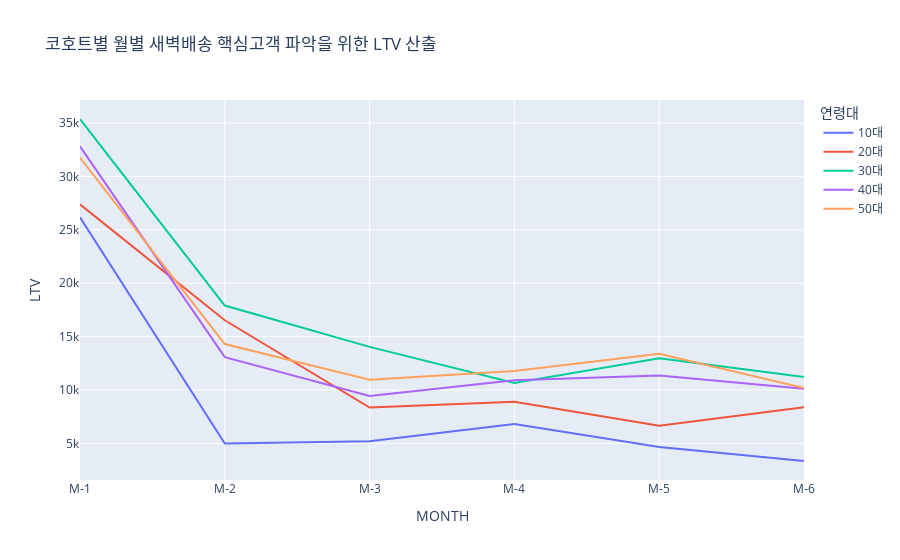

Source (notebook cell):
### Code cell
fig = px.line(ltv_data,x='ord_month',y='LTV',color='age_range',
              title = '코호트별 월별 새벽배송 핵심고객 파악을 위한 LTV 산출',
        labels={
                'age_range':'연령대',
                'arpu':'주문 1건당 매출',
                'ord_month':'MONTH'
        })
fig

### Figure 1 — Plotly figure (JSON) as saved in the notebook; plotly's stock layout.template omitted (floating-point values rounded to 4 significant figures)
{"data": [{"hovertemplate": "연령대=10대<br>MONTH=%{x}<br>LTV=%{y}<extra></extra>", "legendgroup": "10대", "line": {"color": "#636efa", "dash": "solid"}, "marker": {"symbol": "circle"}, "mode": "lines", "name": "10대", "orientation": "v", "showlegend": true, "type": "scatter", "x": ["M-1", "M-2", "M-3", "M-4", "M-5", "M-6"], "xaxis": "x", "y": [26170.0, 4992.0, 5198.0, 6820.0, 4652.0, 3348.0], "yaxis": "y"}, {"hovertemplate": "연령대=20대<br>MONTH=%{x}<br>LTV=%{y}<extra></extra>", "legendgroup": "20대", "line": {"color": "#EF553B", "dash": "solid"}, "marker": {"symbol": "circle"}, "mode": "lines", "name": "20대", "orientation": "v", "showlegend": true, "type": "scatter", "x": ["M-1", "M-2", "M-3", "M-4", "M-5", "M-6"], "xaxis": "x", "y": [27380.0, 16530.0, 8358.0, 8903.0, 6651.0, 8394.0], "yaxis": "y"}, {"hovertemplate": "연령대=30대<br>MONTH=%{x}<br>LTV=%{y}<extra></extra>", "legendgroup": "30대", "line": {"color": "#00cc96", "dash": "solid"}, "marker": {"symbol": "circle"}, "mode": "lines", "name": "30대", "orientation": "v", "showlegend": true, "type": "scatter", "x": ["M-1", "M-2", "M-3", "M-4", "M-5", "M-6"], "xaxis": "x", "y": [35380.0, 17910.0, 14040.0, 10660.0, 12960.0, 11210.0], "yaxis": "y"}, {"hovertemplate": "연령대=40대<br>MONTH=%{x}<br>LTV=%{y}<extra></extra>", "legendgroup": "40대", "line": {"color": "#ab63fa", "dash": "solid"}, "marker": {"symbol": "circle"}, "mode": "lines", "name": "40대", "orientation": "v", "showlegend": true, "type": "scatter", "x": ["M-1", "M-2", "M-3", "M-4", "M-5", "M-6"], "xaxis": "x", "y": [32810.0, 13070.0, 9435.0, 10920.0, 11360.0, 10110.0], "yaxis": "y"}, {"hovertemplate": "연령대=50대<br>MONTH=%{x}<br>LTV=%{y}<extra></extra>", "legendgroup": "50대", "line": {"color": "#FFA15A", "dash": "solid"}, "marker": {"symbol": "circle"}, "mode": "lines", "name": "50대", "orientation": "v", "showlegend": true, "type": "scatter", "x": ["M-1", "M-2", "M-3", "M-4", "M-5", "M-6"], "xaxis": "x", "y": [31770.0, 14300.0, 10960.0, 11770.0, 13400.0, 10190.0], "yaxis": "y"}], "layout": {"legend": {"title": {"text": "연령대"}, "tracegroupgap": 0}, "title": {"text": "코호트별 월별 새벽배송 핵심고객 파악을 위한 LTV 산출"}, "xaxis": {"anchor": "y", "domain": [0, 1], "title": {"text": "MONTH"}}, "yaxis": {"anchor": "x", "domain": [0, 1], "title": {"text": "LTV"}}}}
